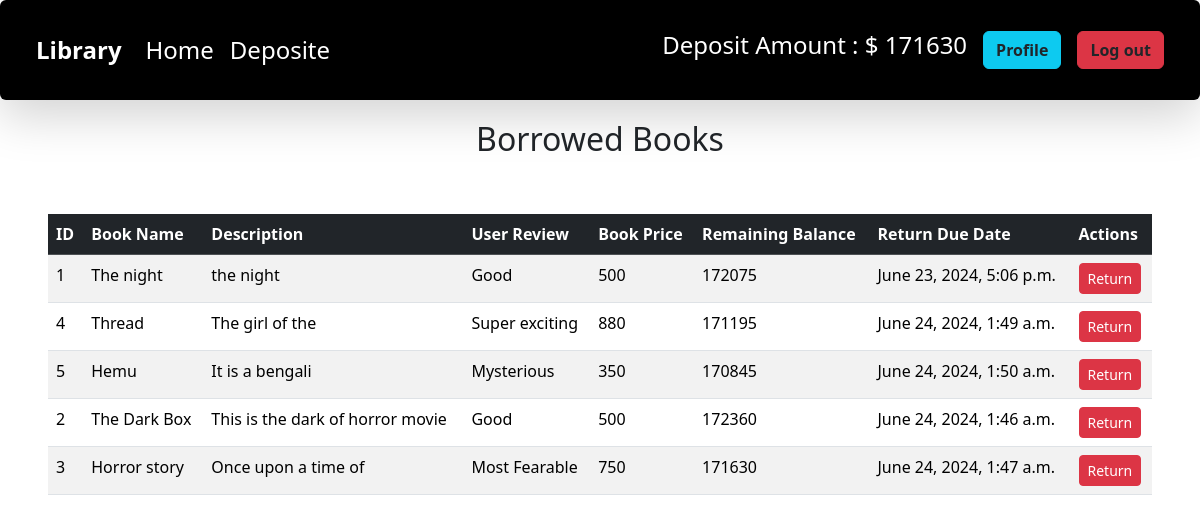
Page /account/profile/ (signed in) on the committed database.
### book_app/models.py (models this page shows, shortened)
class BorrowedBook(models.Model):
    user = models.ForeignKey(User, on_delete=models.CASCADE)
    book = models.ForeignKey(BookModel, on_delete=models.CASCADE)
    borrowed_at = models.DateTimeField(auto_now_add=True)
    return_due_date = models.DateTimeField(null=True, blank=True)
    remain = models.IntegerField(default=0)

class BookModel(models.Model):
    image = models.ImageField(upload_to='book_app/', blank=True , null= True)
    tittle = models.CharField(max_length=50)
    description = models.CharField(max_length=200)
    user_review = models.CharField(max_length=30, default = 'Good')
    borrow_price = models.IntegerField()
    slug = models.SlugField(max_length=100 , unique=True,  blank=True , null= True)
    dates = models.DateTimeField(auto_now=True)

### account_app/views.py (the view)
# urls.py: path('profile/', views.BorrowedBooksView.as_view(), name='profile'),
class BorrowedBooksView(LoginRequiredMixin, ListView):
    model = BorrowedBook
    template_name = 'profile.html'
    context_object_name = 'borrowed_books'
    def get_queryset(self):
        return BorrowedBook.objects.filter(user=self.request.user)

### transaction/conext_processors.py (called while the page is built)
def deposit_amount(request):
    if request.user.is_authenticated:
        total_deposit = Deposit.objects.filter(user=request.user).aggregate(total=Sum('amount'))['total'] or 0
        return {'deposit_amount': total_deposit}
    return {'deposit_amount': 0}

### account_app/templates/profile.html (shortened to what this page needs)
{% extends 'base.html' %}
{% load static %}
{% block main %}
<h2 class="text-center">Borrowed Books</h2>
{% if borrowed_books %}
<div class="table_div p-5">
  <table class="table table-striped table-hover container">
    <thead class="table-dark">
      <tr>
        <th scope="col">ID</th>
        <th scope="col">Book Name</th>
        <th scope="col">Description</th>
        <th scope="col">User Review</th>
        <th scope="col">Book Price</th>
        <th scope="col">Remaining Balance</th>
        <th scope="col">Return Due Date</th>
        <th scope="col">Actions</th>
      </tr>
    </thead>
    <tbody>
      {% for borrowed_book in borrowed_books %}
      <tr>
        <td>{{ borrowed_book.book.id }}</td>
        <td>{{ borrowed_book.book.tittle }}</td>
        <td>{{ borrowed_book.book.description }}</td>
        <td>{{ borrowed_book.book.user_review }}</td>
        <td>{{ borrowed_book.book.borrow_price }}</td>
        <td>{{ borrowed_book.remain }}</td>
        <td>{{ borrowed_book.book.dates }}</td>
        <td>
          <a href="#" class="btn btn-danger btn-sm">Return</a>
        </td>
      </tr>
      {% endfor %}
    </tbody>
  </table>
</div>
{% else %}
<h2>There are no borrowed books</h2>
{% endif %}
{% endblock %}

### core/templates/base.html (shortened to what this page needs)
<!doctype html>
<html lang="en">
<head>
    <link rel="stylesheet" href="#"/>
    <link href="https://cdn.jsdelivr.net/npm/bootstrap@5.3.3/dist/css/bootstrap.min.css" rel="stylesheet">
</head>
<body>
<header>
    <nav class="navbar navbar-expand-lg bg_nav p-4 shadow-lg p-3 mb-5 bg-body rounded fixed-top">
        <div class="container-fluid">
            <a class="navbar-brand fs-4" href="{% url 'home' %}">Library </a>
            <div class="collapse navbar-collapse" id="navbarSupportedContent">
                <ul class="navbar-nav me-auto mb-2 mb-lg-0">
                    <li class="nav-item">
                        <a class="nav-link active fs-4" aria-current="page" href="{% url 'home' %}">Home</a>
                    </li>
                    {% if request.user.is_authenticated %}
                    <li class="nav-item">
                        <a class="nav-link active fs-4" href="{% url 'deposit' %}"> Deposite</a>
                    </li>
                    {% endif %}
                </ul>
                <div class="d-flex gap-3">
                    {% if request.user.is_authenticated %}
                    <h4 class="text-white">Deposit Amount : $ {{ deposit_amount|default:"0.00" }} </h4>
                    <a href="{% url 'profile' %}" class="btn btn-info fw-bold text-dark">Profile</a>
                    <form method="post" action="{% url 'log_out' %}">
                        <button type="submit" class="btn btn-danger fw-bold text-dark">Log out</button>
                    </form>
                    {% else %}
                    <a href="{% url 'register' %}" class="btn btn-danger fw-bold">Register</a>
                    <a href="{% url 'log_in' %}" class="btn btn-info fw-bold text-dark">Log in</a>
                    {% endif %}
                </div>
            </div>
        </div>
    </nav>
</header>
<main>
    <div aria-live="polite" aria-atomic="true" class="position-relative">
        <div class="toast-container position-fixed top-0 start-50 translate-middle-x p-3" style="z-index: 1050;">
        </div>
    </div>
    {% block main %}
    {% endblock %}
</main>
</body>
</html>

### core/templates/base.html (style rules this page uses)
.bg_nav { background-color: rgb(0, 0, 0)!important; }
a { font-weight: bold; color: rgb(255, 255, 255)!important; }
body { padding-top: 120px; }

### account_app/templates/profile.html (style rules this page uses)
body { background-color: rgb(255, 255, 255); }

### rows in the picture
BorrowedBook: book.id "1", book.tittle "The night", book.description "the night", book.user_review "Good", book.borrow_price "500", remain "172075", book.dates "June 23, 2024, 5:06 p.m."
BorrowedBook: book.id "4", book.tittle "Thread", book.description "The girl of the", book.user_review "Super exciting", book.borrow_price "880", remain "171195", book.dates "June 24, 2024, 1:49 a.m."
BorrowedBook: book.id "5", book.tittle "Hemu", book.description "It is a bengali", book.user_review "Mysterious", book.borrow_price "350", remain "170845", book.dates "June 24, 2024, 1:50 a.m."
BorrowedBook: book.id "2", book.tittle "The Dark Box", book.description "This is the dark of horror movie", book.user_review "Good", book.borrow_price "500", remain "172360", book.dates "June 24, 2024, 1:46 a.m."
BorrowedBook: book.id "3", book.tittle "Horror story", book.description "Once upon a time of", book.user_review "Most Fearable", book.borrow_price "750", remain "171630", book.dates "June 24, 2024, 1:47 a.m."

### other values in the picture
{{ deposit_amount|default:"0.00" }} "171630"
